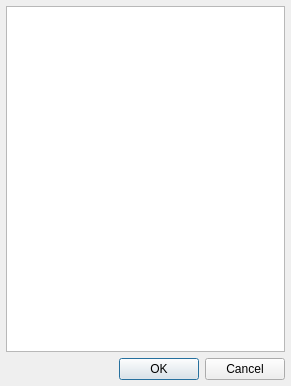
<?xml version="1.0" encoding="UTF-8"?>
<ui version="4.0">
 <class>UserSelectDialog</class>
 <widget class="QDialog" name="UserSelectDialog">
  <property name="windowModality">
   <enum>Qt::WindowModal</enum>
  </property>
  <property name="geometry">
   <rect>
    <x>0</x>
    <y>0</y>
    <width>291</width>
    <height>386</height>
   </rect>
  </property>
  <property name="windowTitle">
   <string>Dialog</string>
  </property>
  <layout class="QVBoxLayout" name="verticalLayout">
   <property name="margin">
    <number>6</number>
   </property>
   <item>
    <widget class="QTreeWidget" name="tvUserList">
     <property name="horizontalScrollBarPolicy">
      <enum>Qt::ScrollBarAlwaysOff</enum>
     </property>
     <attribute name="headerVisible">
      <bool>false</bool>
     </attribute>
     <column>
      <property name="text">
       <string>Contacts</string>
      </property>
     </column>
     <column>
      <property name="text">
       <string>.</string>
      </property>
     </column>
    </widget>
   </item>
   <item>
    <layout class="QHBoxLayout" name="horizontalLayout">
     <item>
      <spacer name="horizontalSpacer">
       <property name="orientation">
        <enum>Qt::Horizontal</enum>
       </property>
       <property name="sizeHint" stdset="0">
        <size>
         <width>40</width>
         <height>20</height>
        </size>
       </property>
      </spacer>
     </item>
     <item>
      <widget class="QPushButton" name="btnOK">
       <property name="text">
        <string>OK</string>
       </property>
       <property name="default">
        <bool>true</bool>
       </property>
      </widget>
     </item>
     <item>
      <widget class="QPushButton" name="btnCancel">
       <property name="text">
        <string>Cancel</string>
       </property>
      </widget>
     </item>
    </layout>
   </item>
  </layout>
 </widget>
 <resources/>
 <connections>
  <connection>
   <sender>btnOK</sender>
   <signal>clicked()</signal>
   <receiver>UserSelectDialog</receiver>
   <slot>accept()</slot>
   <hints>
    <hint type="sourcelabel">
     <x>135</x>
     <y>383</y>
    </hint>
    <hint type="destinationlabel">
     <x>151</x>
     <y>208</y>
    </hint>
   </hints>
  </connection>
  <connection>
   <sender>btnCancel</sender>
   <signal>clicked()</signal>
   <receiver>UserSelectDialog</receiver>
   <slot>reject()</slot>
   <hints>
    <hint type="sourcelabel">
     <x>218</x>
     <y>383</y>
    </hint>
    <hint type="destinationlabel">
     <x>151</x>
     <y>208</y>
    </hint>
   </hints>
  </connection>
 </connections>
</ui>
